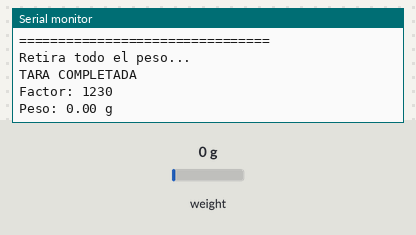
Bench run of a sketch on a simulated Arduino Uno, built with avr-gcc and run on an emulated ATmega328P. Parts: the last lines printed to the serial monitor. Inputs (shaded band) come from the test bench; at power-on: weight on the scale 0 g.

Above: at 10.2 s.
10.3 s: weight on the scale set to 100 g
At 12.3 s:
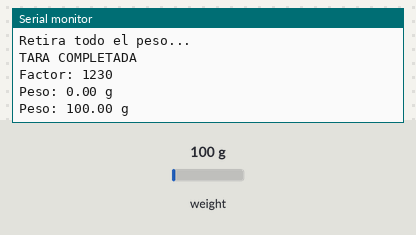
12.6 s: weight on the scale set to 1250 g
At 15.0 s:
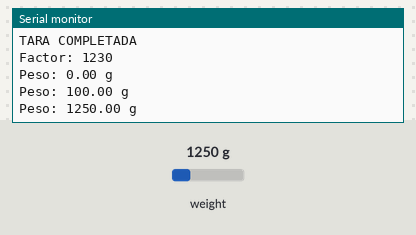
Timing chart, 0 to 16.5 s (numbered marks = the images above; inputs shaded):
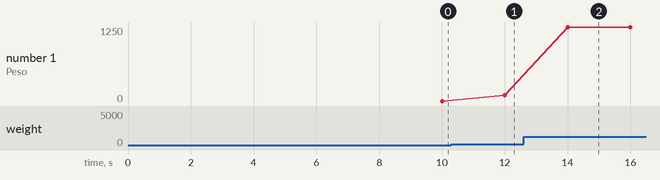

The sketch:

celda_de_carga.ino
```cpp
#include "HX711.h"

#define DT 4
#define SCK 5

HX711 balanza;

// Factor calculado con los 456 g
float factorCalibracion = 1230.0;

void setup() {
  Serial.begin(115200);
  delay(2000);

  Serial.println("================================");
  Serial.println("  CELDA DE CARGA CZL601");
  Serial.println("================================");

  balanza.begin(DT, SCK);

  delay(2000);

  Serial.println("Retira todo el peso...");
  delay(3000);

  // Poner la balanza en cero
  balanza.set_scale();
  balanza.tare(20);

  // Aplicar factor de calibracion
  balanza.set_scale(factorCalibracion);

  Serial.println("TARA COMPLETADA");
  Serial.println("Factor: 1230");
  Serial.println();
}

void loop() {

  float peso = balanza.get_units(10);

  Serial.print("Peso: ");
  Serial.print(peso, 2);
  Serial.println(" g");

  delay(1000);
}
```

Measured:
- after the input at 10.3 s, the serial monitor: prints a new line after 1.7 s (image 1)
- after the input at 12.6 s, the serial monitor: prints a new line after 1.4 s (image 2)
- plotted number 1: 0 → 100 after the input at 10.3 s, 100 → 1250 after the input at 12.6 s
